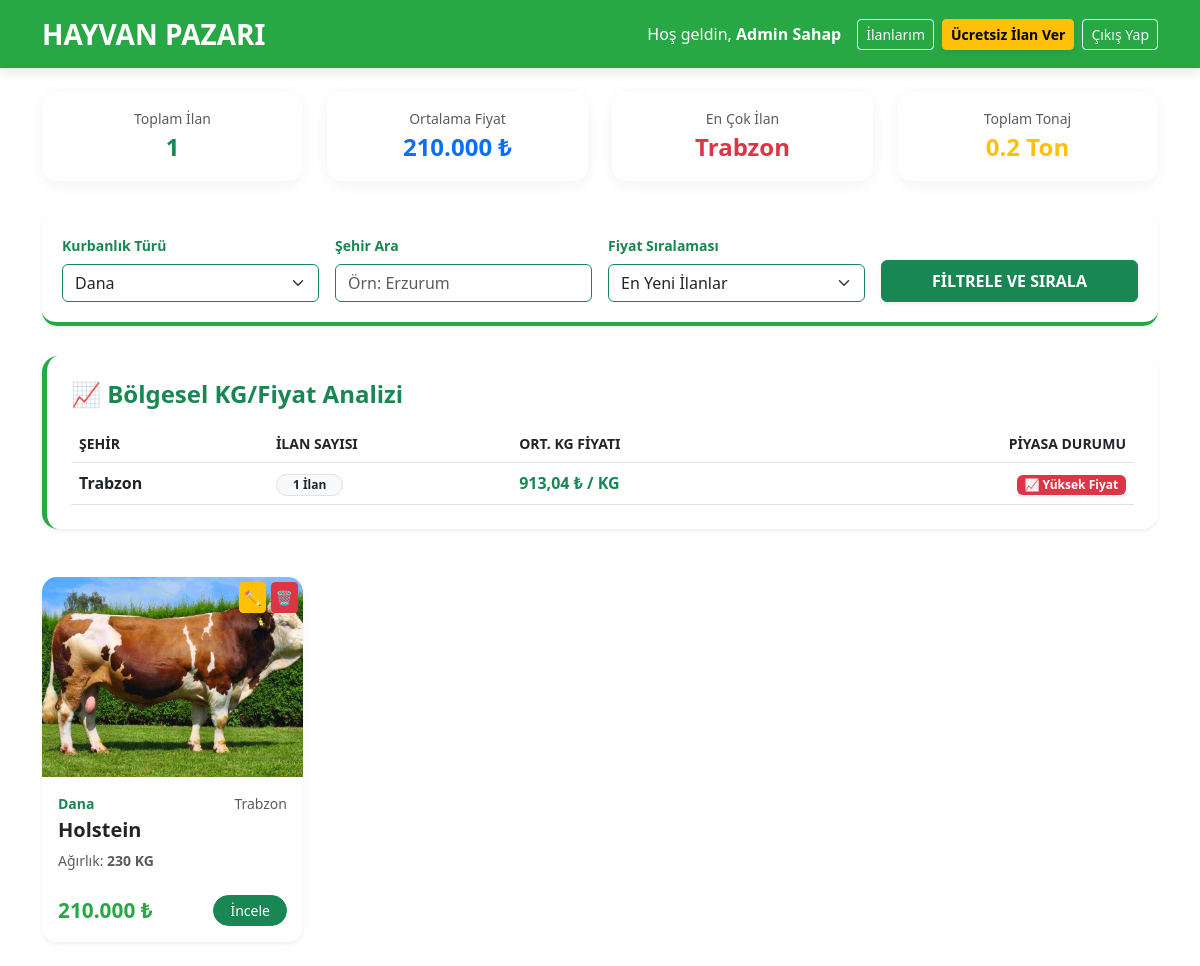
Page /index.php?tur=Dana (signed in) on the committed database.
### tables this page shows
CREATE TABLE IF NOT EXISTS `kurbanliklar` (
  `id` int NOT NULL AUTO_INCREMENT,
  `satici_id` int DEFAULT NULL,
  `tur` enum('Koç','Dana','Düve','Deve','Koyun') DEFAULT NULL,
  `cins` varchar(50) DEFAULT NULL,
  `kilogram` int DEFAULT NULL,
  `yas` int DEFAULT NULL,
  `fiyat` decimal(10,2) DEFAULT NULL,
  `sehir` varchar(50) DEFAULT NULL,
  `telefon` varchar(15) DEFAULT NULL,
  `fotograf` varchar(255) DEFAULT NULL,
  `aciklama` text,
  `kupe_no` varchar(20) DEFAULT NULL,
  `satildi_mi` tinyint(1) DEFAULT '0',
  PRIMARY KEY (`id`)
);

### index.php (the view, shortened to what this page needs)
<?php
include 'baglan.php';
$istatistik_sorgu = mysqli_query($baglanti, "SELECT
    COUNT(*) as toplam_ilan,
    AVG(fiyat) as ortalama_fiyat,
    MIN(fiyat) as en_ucuz,
    SUM(kilogram) as toplam_tonaj
    FROM kurbanliklar WHERE satildi_mi = 0");
$stats = mysqli_fetch_assoc($istatistik_sorgu);
$sehir_en_cok = mysqli_query($baglanti, "SELECT sehir, COUNT(*) as adet FROM kurbanliklar GROUP BY sehir ORDER BY adet DESC LIMIT 1");
$en_cok_sehir = mysqli_fetch_assoc($sehir_en_cok);
$bolge_analiz_sorgu = mysqli_query($baglanti, "SELECT sehir,
    AVG(fiyat / kilogram) as kg_ortalama_fiyat,
    COUNT(*) as ilan_sayisi
    FROM kurbanliklar
    WHERE satildi_mi = 0
    GROUP BY sehir
    ORDER BY kg_ortalama_fiyat ASC");
?>
<!DOCTYPE html>
<html lang="tr">
<head>
    <link href="https://cdn.jsdelivr.net/npm/bootstrap@5.3.0/dist/css/bootstrap.min.css" rel="stylesheet">
</head>
<body>
<nav class="navbar navbar-expand-lg navbar-dark sticky-top">
    <div class="container">
        <a class="navbar-brand fw-bold fs-3" href="index.php">HAYVAN PAZARI</a>
        <div class="ms-auto d-flex align-items-center">
            <?php if(isset($_SESSION['ad_soyad'])): ?>
                <span class="text-white me-3 d-none d-md-block">Hoş geldin, <b><?php echo $_SESSION['ad_soyad']; ?></b></span>
                <a href="ilanlarim.php" class="btn btn-outline-light btn-sm me-2">İlanlarım</a>
                <a href="ilan_ver.php" class="btn btn-warning fw-bold btn-sm me-2 shadow-sm">Ücretsiz İlan Ver</a>
                <a href="cikis.php" class="btn btn-outline-light btn-sm">Çıkış Yap</a>
            <?php else: ?>
                <a href="giris.php" class="btn btn-light btn-sm fw-bold px-3">Giriş Yap / Üye Ol</a>
            <?php endif; ?>
        </div>
    </div>
</nav>
<div class="container mt-4">
    <div class="row mb-4 text-center">
        <div class="col-md-3 mb-2">
            <div class="stats-card p-3">
                <small class="text-muted d-block">Toplam İlan</small>
                <span class="fw-bold fs-4 text-success"><?php echo $stats['toplam_ilan']; ?></span>
            </div>
        </div>
        <div class="col-md-3 mb-2">
            <div class="stats-card p-3">
                <small class="text-muted d-block">Ortalama Fiyat</small>
                <span class="fw-bold fs-4 text-primary"><?php echo number_format($stats['ortalama_fiyat'] ?? 0, 0, ',', '.'); ?> ₺</span>
            </div>
        </div>
        <div class="col-md-3 mb-2">
            <div class="stats-card p-3">
                <small class="text-muted d-block">En Çok İlan</small>
                <span class="fw-bold fs-4 text-danger"><?php echo ($en_cok_sehir['sehir'] ?? '-'); ?></span>
            </div>
        </div>
        <div class="col-md-3 mb-2">
            <div class="stats-card p-3">
                <small class="text-muted d-block">Toplam Tonaj</small>
                <span class="fw-bold fs-4 text-warning"><?php echo number_format(($stats['toplam_tonaj'] ?? 0) / 1000, 1); ?> Ton</span>
            </div>
        </div>
    </div>
    <div class="filter-header shadow-sm">
        <form action="index.php" method="GET" class="row g-3 align-items-end">
            <div class="col-md-3">
                <label class="form-label small fw-bold text-success">Kurbanlık Türü</label>
                <select name="tur" class="form-select border-success">
                    <option value="Dana" <?php echo (@$_GET['tur'] == 'Dana') ? 'selected' : ''; ?>>Dana</option>
                </select>
            </div>
            <div class="col-md-3">
                <label class="form-label small fw-bold text-success">Şehir Ara</label>
                <input type="text" name="sehir" class="form-control border-success" placeholder="Örn: Erzurum" value="<?php echo @$_GET['sehir']; ?>">
            </div>
            <div class="col-md-3">
                <label class="form-label small fw-bold text-success">Fiyat Sıralaması</label>
                <select name="sirala" class="form-select border-success">
                    <option value="yeni" <?php echo (@$_GET['sirala'] == 'yeni') ? 'selected' : ''; ?>>En Yeni İlanlar</option>
                </select>
            </div>
            <div class="col-md-3">
                <button type="submit" class="btn btn-success w-100 fw-bold py-2 shadow-sm">FİLTRELE VE SIRALA</button>
            </div>
        </form>
    </div>
    <div class="row mb-5 justify-content-center">
        <div class="col-12">
            <div class="card shadow-sm border-0 rounded-4 p-4" style="background: rgba(255, 255, 255, 0.95); backdrop-filter: blur(10px); border-left: 5px solid #28a745 !important;">
                <h4 class="fw-bold text-success mb-3">📈 Bölgesel KG/Fiyat Analizi</h4>
                <div class="table-responsive">
                    <table class="table table-hover align-middle mb-0">
                        <thead class="text-muted small text-uppercase">
                            <tr>
                                <th>Şehir</th>
                                <th>İlan Sayısı</th>
                                <th>Ort. KG Fiyatı</th>
                                <th class="text-end">Piyasa Durumu</th>
                            </tr>
                        </thead>
                        <tbody>
                            <?php while($analiz = mysqli_fetch_assoc($bolge_analiz_sorgu)):
                                $kg_fiyat = $analiz['kg_ortalama_fiyat'];
                            ?>
                            <tr>
                                <td class="fw-bold text-dark"><?php echo $analiz['sehir']; ?></td>
                                <td><span class="badge bg-light text-dark border rounded-pill px-3"><?php echo $analiz['ilan_sayisi']; ?> İlan</span></td>
                                <td class="fw-bold text-success"><?php echo number_format($kg_fiyat, 2, ',', '.'); ?> ₺ / KG</td>
                                <td class="text-end">
                                    <?php if($kg_fiyat < 250): ?>
                                        <span class="badge bg-success shadow-sm">🔥 Fırsat Bölgesi</span>
                                    <?php elseif($kg_fiyat > 450): ?>
                                        <span class="badge bg-danger shadow-sm">📈 Yüksek Fiyat</span>
                                    <?php else: ?>
                                        <span class="badge bg-primary shadow-sm">✅ Normal Piyasa</span>
                                    <?php endif; ?>
                                </td>
                            </tr>
                            <?php endwhile; ?>
                        </tbody>
                    </table>
                </div>
            </div>
        </div>
    </div>
    <div class="row">
        <?php
        $sorgu_cumlesi = "SELECT * FROM kurbanliklar WHERE satildi_mi = 0";
        if(!empty($_GET['tur'])) {
            $tur = mysqli_real_escape_string($baglanti, $_GET['tur']);
            $sorgu_cumlesi .= " AND tur = '$tur'";
        }
        $sirala = $_GET['sirala'] ?? 'yeni';
        switch ($sirala) {
            default:
                $sorgu_cumlesi .= " ORDER BY id DESC";
                break;
        }
        $ilanlar = mysqli_query($baglanti, $sorgu_cumlesi);
        if(mysqli_num_rows($ilanlar) > 0) {
            while($ilan = mysqli_fetch_assoc($ilanlar)):
        ?>
        <div class="col-lg-3 col-md-4 col-sm-6 mb-4">
            <div class="card ilan-card h-100 shadow-sm">
                <div style="height: 200px; overflow: hidden; position: relative;">
                    <?php if(!empty($ilan['fotograf']) && $ilan['fotograf'] != 'default.jpg'): ?>
                        <img src="uploads/<?php echo $ilan['fotograf']; ?>" class="w-100 h-100" style="object-fit: cover;">
                    <?php else: ?>
                        <div class="bg-secondary text-white d-flex align-items-center justify-content-center h-100">
                            <span>Görsel Yok</span>
                        </div>
                    <?php endif; ?>
                    <?php if(isset($_SESSION['user_id']) && ($_SESSION['rol'] == 'admin' || $_SESSION['user_id'] == $ilan['satici_id'])): ?>
                    <div style="position: absolute; top: 5px; right: 5px;">
                        <a href="ilan_duzenle.php?id=<?php echo $ilan['id']; ?>" class="btn btn-warning btn-sm p-1" title="Düzenle">✏️</a>
                        <a href="islem.php?sil_id=<?php echo $ilan['id']; ?>" class="btn btn-danger btn-sm p-1" onclick="return confirm('Silmek istiyor musun?')" title="Sil">🗑️</a>
                    </div>
                    <?php endif; ?>
                </div>
                <div class="card-body d-flex flex-column">
                    <div class="d-flex justify-content-between">
                        <small class="text-success fw-bold"><?php echo $ilan['tur']; ?></small>
                        <small class="text-muted"><?php echo $ilan['sehir']; ?></small>
                    </div>
                    <h5 class="card-title fw-bold text-dark mt-1"><?php echo $ilan['cins']; ?></h5>
                    <p class="mb-2 small text-muted">Ağırlık: <b><?php echo $ilan['kilogram']; ?> KG</b></p>
                    <div class="mt-auto">
                        <div class="d-flex justify-content-between align-items-center mt-3">
                            <span class="price-tag"><?php echo number_format($ilan['fiyat'], 0, ',', '.'); ?> ₺</span>
                            <a href="detay.php?id=<?php echo $ilan['id']; ?>" class="btn btn-sm btn-success rounded-pill px-3">İncele</a>
                        </div>
                    </div>
                </div>
            </div>
        </div>
        <?php
            endwhile;
        } else {
            echo '<div class="col-12 text-center py-5 bg-white rounded-4 shadow-sm">
                    <h4 class="text-muted">Aradığınız kriterlerde henüz ilan eklenmemiş.</h4>
                  </div>';
        }
        ?>
    </div>
</div>
</body>
</html>

### index.php (style rules this page uses)
body { background-image: url('https://i.yenicaggazetesi.com/storage/old/d/other/2025/05/18/askalede-kurban-pazari-acildi-fiyatlar-cep-yakiyor-350-bin-tlye-buyukbas-yenicag-3.jpg'); background-attachment: fixed; background-size: cover; background-position: center; min-height: 100vh; font-family: 'Segoe UI', sans-serif; }
body::before { content: ""; position: fixed; top: 0; left: 0; right: 0; bottom: 0; background: rgba(255, 255, 255, 0.8); backdrop-filter: blur(8px); z-index: -1; }
.navbar { background-color: #28a745 !important; box-shadow: 0 4px 12px rgba(0,0,0,0.1); }
.ilan-card { transition: 0.3s; border: none; border-radius: 15px; background: rgba(255, 255, 255, 0.9); backdrop-filter: blur(5px); overflow: hidden; }
.price-tag { color: #28a745; font-weight: 800; font-size: 1.3rem; }
.filter-header { background: rgba(255, 255, 255, 0.9); border-radius: 15px; padding: 20px; margin-bottom: 30px; border-bottom: 4px solid #28a745; }
.stats-card { background: rgba(255, 255, 255, 0.95); border-radius: 15px; border: none; box-shadow: 0 4px 15px rgba(0,0,0,0.05); }

### rows in the picture
kurbanliklar: fotograf (picture), tur "Dana", sehir "Trabzon", cins "Holstein", kilogram "230", fiyat "210.000"

### other values in the picture
$_SESSION['ad_soyad'] "Admin Sahap"
$stats['toplam_ilan'] "1"
$stats['ortalama_fiyat'] "210.000"
$en_cok_sehir['sehir'] "Trabzon"
$analiz['sehir'] "Trabzon"
$analiz['ilan_sayisi'] "1"
$kg_fiyat "913,04"
